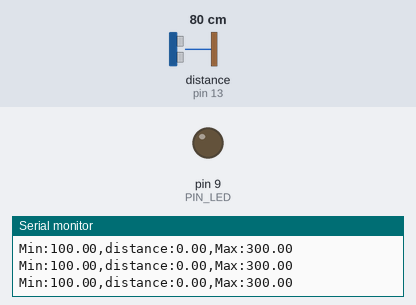
Bench run of a sketch on a simulated Arduino Uno, built with avr-gcc and run on an emulated ATmega328P. Parts: output pins drawn as LEDs (lit = HIGH), the last lines printed to the serial monitor. Wiring (inferred from the names in the program): ultrasonic range finder: trigger pin 12; echo pin 13. Dashed ring = blinking. Inputs (shaded band) come from the test bench; at power-on: distance to the obstacle (sensor on pin 13) 80 cm. The echo pulse lasts 58.3 µs per cm; pins used as bus, display or sensor lines are not drawn.

Above: at 1.2 s.
1.3 s: distance to the obstacle (sensor on pin 13) set to 18 cm
At 4.2 s:
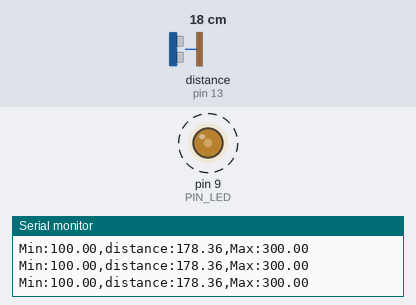
4.3 s: distance to the obstacle (sensor on pin 13) set to 2 cm
At 5.0 s:
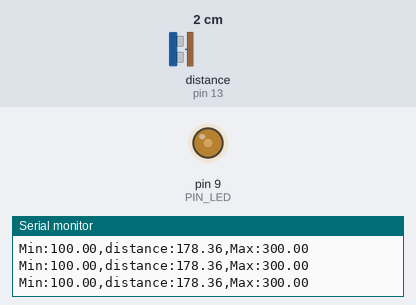
Timing chart, 0 to 7.3 s (numbered marks = the images above; inputs shaded):
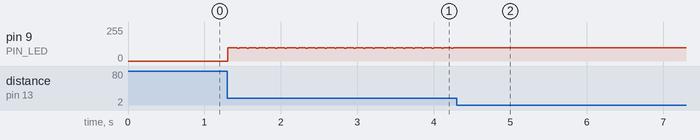

Measured:
- after the input at 1.3 s, pin 9 (PIN_LED): alternates 98/255 for 0.10 s and 97/255 for 0.03 s, starting at once
- after the input at 4.3 s, pin 9 (PIN_LED): stops changing and stays 98/255

The sketch:

08_example_2.ino
```cpp
// Arduino pin assignment
#define PIN_LED  9
#define PIN_TRIG 12   // sonar sensor TRIGGER
#define PIN_ECHO 13   // sonar sensor ECHO

// configurable parameters
#define SND_VEL 346.0     // sound velocity at 24 celsius degree (unit: m/sec)
#define INTERVAL 25      // sampling interval (unit: msec)
#define PULSE_DURATION 10 // ultra-sound Pulse Duration (unit: usec)
#define _DIST_MIN 100.0   // minimum distance to be measured (unit: mm)
#define _DIST_MAX 300.0   // maximum distance to be measured (unit: mm)

#define TIMEOUT ((INTERVAL / 2) * 1000.0) // maximum echo waiting time (unit: usec)
#define SCALE (0.001 * 0.5 * SND_VEL) // coefficent to convert duration to distance

int brightness;
float filteredValue;
unsigned long last_sampling_time;   // unit: msec

void setup() {
  // initialize GPIO pins
  pinMode(PIN_LED, OUTPUT);
  pinMode(PIN_TRIG, OUTPUT);  // sonar TRIGGER
  pinMode(PIN_ECHO, INPUT);   // sonar ECHO
  digitalWrite(PIN_TRIG, LOW);  // turn-off Sonar

  // initialize serial port
  Serial.begin(57600);
}

void loop() {
  float distance;

  // wait until next sampling time.
  // millis() returns the number of milliseconds since the program started.
  //    Will overflow after 50 days.
  if (millis() < (last_sampling_time + INTERVAL))
    return;

  distance = USS_measure(PIN_TRIG, PIN_ECHO); // read distance

  if (distance < _DIST_MIN) {
    distance = filteredValue;
  } else if (distance > _DIST_MAX) {
    distance = filteredValue;
  } else if ( distance>=100&&distance<200) {
    brightness = 255-((distance-100)*(255/100));
    analogWrite(PIN_LED, brightness);
  }else if ( distance>=200&&distance<=300) {
    brightness = ((distance-200)*(255/100));
    analogWrite(PIN_LED, brightness);
  }
  if (distance>=_DIST_MIN && distance<=_DIST_MAX) {
    filteredValue = distance;
  }
  // output the distance to the serial port
  Serial.print("Min:");        Serial.print(_DIST_MIN);
  Serial.print(",distance:");  Serial.print(distance);
  Serial.print(",Max:");       Serial.print(_DIST_MAX);
  Serial.println("");


  // update last sampling time

  last_sampling_time += INTERVAL;
}

// get a distance reading from USS. return value is in millimeter.
float USS_measure(int TRIG, int ECHO)
{
  digitalWrite(TRIG, HIGH);
  delayMicroseconds(PULSE_DURATION);
  digitalWrite(TRIG, LOW);

  return pulseIn(ECHO, HIGH, TIMEOUT) * SCALE; // unit: mm

  // Pulse duration to distance conversion example (target distance = 17.3m)
  // - round trip distance: 34.6m
  // - expected pulse duration: 0.1 sec, or 100,000us
  // - pulseIn(ECHO, HIGH, timeout) * 0.001 * 0.5 * SND_VEL
  //        = 100,000 micro*sec * 0.001 milli/micro * 0.5 * 346 meter/sec
  //        = 100,000 * 0.001 * 0.5 * 346 * micro * sec * milli * meter
  //                                        ----------------------------
  //                                         micro * sec
  //        = 100 * 173 milli*meter = 17,300 mm = 17.3m
  // pulseIn() returns microseconds.
}
```
